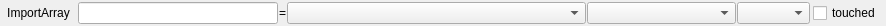
<?xml version="1.0" encoding="UTF-8"?>
<ui version="4.0">
 <class>Form</class>
 <widget class="QWidget" name="Form">
  <property name="geometry">
   <rect>
    <x>0</x>
    <y>0</y>
    <width>886</width>
    <height>26</height>
   </rect>
  </property>
  <property name="windowTitle">
   <string>Form</string>
  </property>
  <layout class="QVBoxLayout" name="verticalLayout">
   <property name="spacing">
    <number>0</number>
   </property>
   <property name="leftMargin">
    <number>0</number>
   </property>
   <property name="topMargin">
    <number>0</number>
   </property>
   <property name="rightMargin">
    <number>0</number>
   </property>
   <property name="bottomMargin">
    <number>0</number>
   </property>
   <item>
    <widget class="QFrame" name="frame">
     <property name="frameShape">
      <enum>QFrame::NoFrame</enum>
     </property>
     <property name="frameShadow">
      <enum>QFrame::Raised</enum>
     </property>
     <layout class="QVBoxLayout" name="verticalLayout_2">
      <property name="spacing">
       <number>1</number>
      </property>
      <property name="leftMargin">
       <number>0</number>
      </property>
      <property name="topMargin">
       <number>0</number>
      </property>
      <property name="rightMargin">
       <number>0</number>
      </property>
      <property name="bottomMargin">
       <number>0</number>
      </property>
      <item>
       <widget class="QWidget" name="x" native="true">
        <layout class="QHBoxLayout" name="horizontalLayout">
         <property name="spacing">
          <number>1</number>
         </property>
         <property name="leftMargin">
          <number>0</number>
         </property>
         <property name="topMargin">
          <number>0</number>
         </property>
         <property name="rightMargin">
          <number>0</number>
         </property>
         <property name="bottomMargin">
          <number>0</number>
         </property>
         <item>
          <widget class="QToolButton" name="uiImportArray">
           <property name="toolTip">
            <string>add array &lt;identifier&gt; to code editor </string>
           </property>
           <property name="text">
            <string>ImportArray</string>
           </property>
           <property name="icon">
            <iconset resource="../../ressources.qrc">
             <normaloff>:/imageMath/imagemathapp/icons/numpy.png</normaloff>:/imageMath/imagemathapp/icons/numpy.png</iconset>
           </property>
           <property name="autoRaise">
            <bool>true</bool>
           </property>
          </widget>
         </item>
         <item>
          <widget class="Identifier" name="uiName">
           <property name="minimumSize">
            <size>
             <width>150</width>
             <height>0</height>
            </size>
           </property>
           <property name="maximumSize">
            <size>
             <width>200</width>
             <height>16777215</height>
            </size>
           </property>
           <property name="toolTip">
            <string>set identifier</string>
           </property>
           <property name="styleSheet">
            <string notr="true"/>
           </property>
          </widget>
         </item>
         <item>
          <widget class="QLabel" name="label_3">
           <property name="sizePolicy">
            <sizepolicy hsizetype="Fixed" vsizetype="Preferred">
             <horstretch>0</horstretch>
             <verstretch>0</verstretch>
            </sizepolicy>
           </property>
           <property name="text">
            <string>=</string>
           </property>
          </widget>
         </item>
         <item>
          <widget class="QgsMapLayerComboBox" name="uiLayer">
           <property name="toolTip">
            <string>select input map</string>
           </property>
           <property name="editable">
            <bool>false</bool>
           </property>
           <property name="currentText">
            <string/>
           </property>
           <property name="sizeAdjustPolicy">
            <enum>QComboBox::AdjustToContents</enum>
           </property>
           <property name="allowEmptyLayer">
            <bool>true</bool>
           </property>
           <property name="showCrs">
            <bool>false</bool>
           </property>
          </widget>
         </item>
         <item>
          <layout class="QHBoxLayout" name="horizontalLayout_2">
           <item>
            <widget class="QWidget" name="uiOptions1" native="true">
             <layout class="QHBoxLayout" name="horizontalLayout_3">
              <property name="spacing">
               <number>3</number>
              </property>
              <property name="leftMargin">
               <number>0</number>
              </property>
              <property name="topMargin">
               <number>0</number>
              </property>
              <property name="rightMargin">
               <number>0</number>
              </property>
              <property name="bottomMargin">
               <number>0</number>
              </property>
              <item>
               <widget class="QComboBox" name="uiResampleAlg">
                <property name="sizePolicy">
                 <sizepolicy hsizetype="Preferred" vsizetype="Fixed">
                  <horstretch>0</horstretch>
                  <verstretch>1</verstretch>
                 </sizepolicy>
                </property>
                <property name="toolTip">
                 <string>select resampling algorithm</string>
                </property>
                <property name="maxVisibleItems">
                 <number>20</number>
                </property>
               </widget>
              </item>
             </layout>
            </widget>
           </item>
           <item>
            <widget class="QWidget" name="uiOptions2" native="true">
             <layout class="QHBoxLayout" name="uiVectorOptions1">
              <property name="spacing">
               <number>3</number>
              </property>
              <property name="leftMargin">
               <number>0</number>
              </property>
              <property name="topMargin">
               <number>0</number>
              </property>
              <property name="rightMargin">
               <number>0</number>
              </property>
              <property name="bottomMargin">
               <number>0</number>
              </property>
              <item>
               <widget class="QgsFieldComboBox" name="uiBurnAttribute">
                <property name="toolTip">
                 <string>select burn attribute</string>
                </property>
                <property name="editable">
                 <bool>false</bool>
                </property>
                <property name="currentText">
                 <string/>
                </property>
                <property name="allowEmptyFieldName">
                 <bool>true</bool>
                </property>
               </widget>
              </item>
              <item>
               <widget class="QCheckBox" name="uiAllTouched">
                <property name="toolTip">
                 <string>whether to burn all touched pixels</string>
                </property>
                <property name="text">
                 <string>touched</string>
                </property>
               </widget>
              </item>
             </layout>
            </widget>
           </item>
          </layout>
         </item>
        </layout>
       </widget>
      </item>
     </layout>
    </widget>
   </item>
  </layout>
  <action name="actionImport">
   <property name="text">
    <string>Import</string>
   </property>
   <property name="toolTip">
    <string>import layer into editor</string>
   </property>
  </action>
 </widget>
 <customwidgets>
  <customwidget>
   <class>QgsFieldComboBox</class>
   <extends>QComboBox</extends>
   <header>qgsfieldcombobox.h</header>
  </customwidget>
  <customwidget>
   <class>QgsMapLayerComboBox</class>
   <extends>QComboBox</extends>
   <header>qgsmaplayercombobox.h</header>
  </customwidget>
  <customwidget>
   <class>Identifier</class>
   <extends>QLineEdit</extends>
   <header>enmapboxapplications.imagemathapp.core</header>
  </customwidget>
 </customwidgets>
 <resources>
  <include location="../../ressources.qrc"/>
 </resources>
 <connections>
  <connection>
   <sender>uiLayer</sender>
   <signal>layerChanged(QgsMapLayer*)</signal>
   <receiver>uiBurnAttribute</receiver>
   <slot>setLayer(QgsMapLayer*)</slot>
   <hints>
    <hint type="sourcelabel">
     <x>258</x>
     <y>9</y>
    </hint>
    <hint type="destinationlabel">
     <x>781</x>
     <y>13</y>
    </hint>
   </hints>
  </connection>
 </connections>
</ui>
